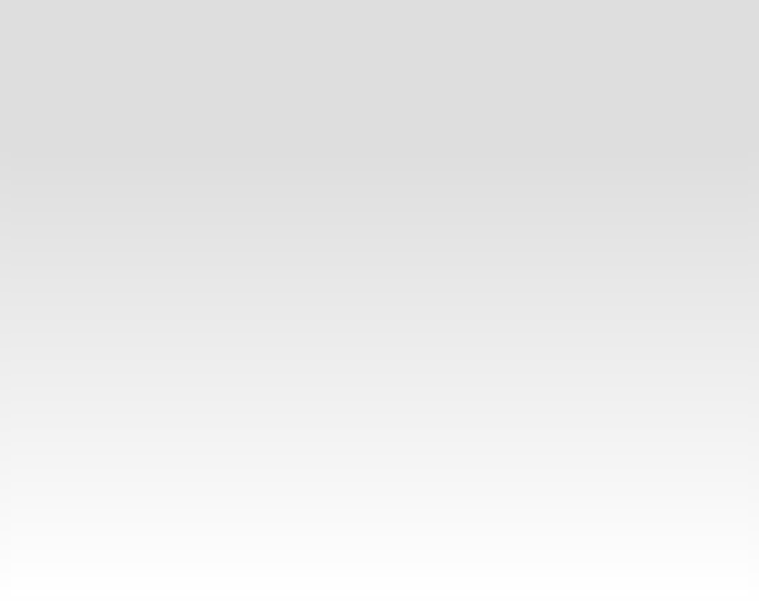
<?xml version="1.0" encoding="UTF-8"?>
<ui version="4.0">
 <class>StartWindow</class>
 <widget class="QDialog" name="StartWindow">
  <property name="geometry">
   <rect>
    <x>0</x>
    <y>0</y>
    <width>759</width>
    <height>607</height>
   </rect>
  </property>
  <property name="palette">
   <palette>
    <active>
     <colorrole role="Button">
      <brush brushstyle="LinearGradientPattern">
       <gradient startx="1.000000000000000" starty="0.238636000000000" endx="1.000000000000000" endy="1.000000000000000" type="LinearGradient" spread="PadSpread" coordinatemode="ObjectBoundingMode">
        <gradientstop position="0.000000000000000">
         <color alpha="255">
          <red>255</red>
          <green>255</green>
          <blue>255</blue>
         </color>
        </gradientstop>
        <gradientstop position="1.000000000000000">
         <color alpha="255">
          <red>255</red>
          <green>255</green>
          <blue>255</blue>
         </color>
        </gradientstop>
       </gradient>
      </brush>
     </colorrole>
     <colorrole role="Base">
      <brush brushstyle="LinearGradientPattern">
       <gradient startx="1.000000000000000" starty="0.238636000000000" endx="1.000000000000000" endy="1.000000000000000" type="LinearGradient" spread="PadSpread" coordinatemode="ObjectBoundingMode">
        <gradientstop position="0.000000000000000">
         <color alpha="255">
          <red>255</red>
          <green>255</green>
          <blue>255</blue>
         </color>
        </gradientstop>
        <gradientstop position="1.000000000000000">
         <color alpha="255">
          <red>255</red>
          <green>255</green>
          <blue>255</blue>
         </color>
        </gradientstop>
       </gradient>
      </brush>
     </colorrole>
     <colorrole role="Window">
      <brush brushstyle="LinearGradientPattern">
       <gradient startx="1.000000000000000" starty="0.238636000000000" endx="1.000000000000000" endy="1.000000000000000" type="LinearGradient" spread="PadSpread" coordinatemode="ObjectBoundingMode">
        <gradientstop position="0.000000000000000">
         <color alpha="255">
          <red>255</red>
          <green>255</green>
          <blue>255</blue>
         </color>
        </gradientstop>
        <gradientstop position="1.000000000000000">
         <color alpha="255">
          <red>255</red>
          <green>255</green>
          <blue>255</blue>
         </color>
        </gradientstop>
       </gradient>
      </brush>
     </colorrole>
    </active>
    <inactive>
     <colorrole role="Button">
      <brush brushstyle="LinearGradientPattern">
       <gradient startx="1.000000000000000" starty="0.238636000000000" endx="1.000000000000000" endy="1.000000000000000" type="LinearGradient" spread="PadSpread" coordinatemode="ObjectBoundingMode">
        <gradientstop position="0.000000000000000">
         <color alpha="255">
          <red>255</red>
          <green>255</green>
          <blue>255</blue>
         </color>
        </gradientstop>
        <gradientstop position="1.000000000000000">
         <color alpha="255">
          <red>255</red>
          <green>255</green>
          <blue>255</blue>
         </color>
        </gradientstop>
       </gradient>
      </brush>
     </colorrole>
     <colorrole role="Base">
      <brush brushstyle="LinearGradientPattern">
       <gradient startx="1.000000000000000" starty="0.238636000000000" endx="1.000000000000000" endy="1.000000000000000" type="LinearGradient" spread="PadSpread" coordinatemode="ObjectBoundingMode">
        <gradientstop position="0.000000000000000">
         <color alpha="255">
          <red>255</red>
          <green>255</green>
          <blue>255</blue>
         </color>
        </gradientstop>
        <gradientstop position="1.000000000000000">
         <color alpha="255">
          <red>255</red>
          <green>255</green>
          <blue>255</blue>
         </color>
        </gradientstop>
       </gradient>
      </brush>
     </colorrole>
     <colorrole role="Window">
      <brush brushstyle="LinearGradientPattern">
       <gradient startx="1.000000000000000" starty="0.238636000000000" endx="1.000000000000000" endy="1.000000000000000" type="LinearGradient" spread="PadSpread" coordinatemode="ObjectBoundingMode">
        <gradientstop position="0.000000000000000">
         <color alpha="255">
          <red>255</red>
          <green>255</green>
          <blue>255</blue>
         </color>
        </gradientstop>
        <gradientstop position="1.000000000000000">
         <color alpha="255">
          <red>255</red>
          <green>255</green>
          <blue>255</blue>
         </color>
        </gradientstop>
       </gradient>
      </brush>
     </colorrole>
    </inactive>
    <disabled>
     <colorrole role="Button">
      <brush brushstyle="LinearGradientPattern">
       <gradient startx="1.000000000000000" starty="0.238636000000000" endx="1.000000000000000" endy="1.000000000000000" type="LinearGradient" spread="PadSpread" coordinatemode="ObjectBoundingMode">
        <gradientstop position="0.000000000000000">
         <color alpha="255">
          <red>255</red>
          <green>255</green>
          <blue>255</blue>
         </color>
        </gradientstop>
        <gradientstop position="1.000000000000000">
         <color alpha="255">
          <red>255</red>
          <green>255</green>
          <blue>255</blue>
         </color>
        </gradientstop>
       </gradient>
      </brush>
     </colorrole>
     <colorrole role="Base">
      <brush brushstyle="LinearGradientPattern">
       <gradient startx="1.000000000000000" starty="0.238636000000000" endx="1.000000000000000" endy="1.000000000000000" type="LinearGradient" spread="PadSpread" coordinatemode="ObjectBoundingMode">
        <gradientstop position="0.000000000000000">
         <color alpha="255">
          <red>255</red>
          <green>255</green>
          <blue>255</blue>
         </color>
        </gradientstop>
        <gradientstop position="1.000000000000000">
         <color alpha="255">
          <red>255</red>
          <green>255</green>
          <blue>255</blue>
         </color>
        </gradientstop>
       </gradient>
      </brush>
     </colorrole>
     <colorrole role="Window">
      <brush brushstyle="LinearGradientPattern">
       <gradient startx="1.000000000000000" starty="0.238636000000000" endx="1.000000000000000" endy="1.000000000000000" type="LinearGradient" spread="PadSpread" coordinatemode="ObjectBoundingMode">
        <gradientstop position="0.000000000000000">
         <color alpha="255">
          <red>255</red>
          <green>255</green>
          <blue>255</blue>
         </color>
        </gradientstop>
        <gradientstop position="1.000000000000000">
         <color alpha="255">
          <red>255</red>
          <green>255</green>
          <blue>255</blue>
         </color>
        </gradientstop>
       </gradient>
      </brush>
     </colorrole>
    </disabled>
   </palette>
  </property>
  <property name="windowTitle">
   <string>Dialog</string>
  </property>
  <property name="styleSheet">
   <string notr="true">background-color: qlineargradient(spread:pad, x1:1, y1:0.238636, x2:1, y2:1, stop:0 rgba(222, 222, 222, 255), stop:1 rgba(255, 255, 255, 255));</string>
  </property>
  <layout class="QHBoxLayout" name="horizontalLayout">
   <item>
    <widget class="QStackedWidget" name="stackedWidget">
     <property name="palette">
      <palette>
       <active>
        <colorrole role="Button">
         <brush brushstyle="SolidPattern">
          <color alpha="255">
           <red>240</red>
           <green>240</green>
           <blue>240</blue>
          </color>
         </brush>
        </colorrole>
        <colorrole role="Base">
         <brush brushstyle="SolidPattern">
          <color alpha="255">
           <red>240</red>
           <green>240</green>
           <blue>240</blue>
          </color>
         </brush>
        </colorrole>
        <colorrole role="Window">
         <brush brushstyle="SolidPattern">
          <color alpha="255">
           <red>239</red>
           <green>239</green>
           <blue>239</blue>
          </color>
         </brush>
        </colorrole>
       </active>
       <inactive>
        <colorrole role="Button">
         <brush brushstyle="SolidPattern">
          <color alpha="255">
           <red>240</red>
           <green>240</green>
           <blue>240</blue>
          </color>
         </brush>
        </colorrole>
        <colorrole role="Base">
         <brush brushstyle="SolidPattern">
          <color alpha="255">
           <red>240</red>
           <green>240</green>
           <blue>240</blue>
          </color>
         </brush>
        </colorrole>
        <colorrole role="Window">
         <brush brushstyle="SolidPattern">
          <color alpha="255">
           <red>239</red>
           <green>239</green>
           <blue>239</blue>
          </color>
         </brush>
        </colorrole>
       </inactive>
       <disabled>
        <colorrole role="Button">
         <brush brushstyle="SolidPattern">
          <color alpha="255">
           <red>240</red>
           <green>240</green>
           <blue>240</blue>
          </color>
         </brush>
        </colorrole>
        <colorrole role="Base">
         <brush brushstyle="SolidPattern">
          <color alpha="255">
           <red>239</red>
           <green>239</green>
           <blue>239</blue>
          </color>
         </brush>
        </colorrole>
        <colorrole role="Window">
         <brush brushstyle="SolidPattern">
          <color alpha="255">
           <red>239</red>
           <green>239</green>
           <blue>239</blue>
          </color>
         </brush>
        </colorrole>
       </disabled>
      </palette>
     </property>
     <property name="toolTipDuration">
      <number>0</number>
     </property>
     <property name="styleSheet">
      <string notr="true">background-color: qlineargradient(spread:pad, x1:1, y1:0.238636, x2:1, y2:1, stop:0 rgba(222, 222, 222, 255), stop:1 rgba(255, 255, 255, 255));</string>
     </property>
     <property name="currentIndex">
      <number>1</number>
     </property>
     <widget class="LoginWidget" name="PageLogin">
      <property name="palette">
       <palette>
        <active>
         <colorrole role="Button">
          <brush brushstyle="LinearGradientPattern">
           <gradient startx="1.000000000000000" starty="0.238636000000000" endx="1.000000000000000" endy="1.000000000000000" type="LinearGradient" spread="PadSpread" coordinatemode="ObjectBoundingMode">
            <gradientstop position="0.000000000000000">
             <color alpha="255">
              <red>49</red>
              <green>116</green>
              <blue>96</blue>
             </color>
            </gradientstop>
            <gradientstop position="1.000000000000000">
             <color alpha="255">
              <red>255</red>
              <green>255</green>
              <blue>255</blue>
             </color>
            </gradientstop>
           </gradient>
          </brush>
         </colorrole>
         <colorrole role="Base">
          <brush brushstyle="LinearGradientPattern">
           <gradient startx="1.000000000000000" starty="0.238636000000000" endx="1.000000000000000" endy="1.000000000000000" type="LinearGradient" spread="PadSpread" coordinatemode="ObjectBoundingMode">
            <gradientstop position="0.000000000000000">
             <color alpha="255">
              <red>49</red>
              <green>116</green>
              <blue>96</blue>
             </color>
            </gradientstop>
            <gradientstop position="1.000000000000000">
             <color alpha="255">
              <red>255</red>
              <green>255</green>
              <blue>255</blue>
             </color>
            </gradientstop>
           </gradient>
          </brush>
         </colorrole>
         <colorrole role="Window">
          <brush brushstyle="LinearGradientPattern">
           <gradient startx="1.000000000000000" starty="0.238636000000000" endx="1.000000000000000" endy="1.000000000000000" type="LinearGradient" spread="PadSpread" coordinatemode="ObjectBoundingMode">
            <gradientstop position="0.000000000000000">
             <color alpha="255">
              <red>49</red>
              <green>116</green>
              <blue>96</blue>
             </color>
            </gradientstop>
            <gradientstop position="1.000000000000000">
             <color alpha="255">
              <red>255</red>
              <green>255</green>
              <blue>255</blue>
             </color>
            </gradientstop>
           </gradient>
          </brush>
         </colorrole>
        </active>
        <inactive>
         <colorrole role="Button">
          <brush brushstyle="LinearGradientPattern">
           <gradient startx="1.000000000000000" starty="0.238636000000000" endx="1.000000000000000" endy="1.000000000000000" type="LinearGradient" spread="PadSpread" coordinatemode="ObjectBoundingMode">
            <gradientstop position="0.000000000000000">
             <color alpha="255">
              <red>49</red>
              <green>116</green>
              <blue>96</blue>
             </color>
            </gradientstop>
            <gradientstop position="1.000000000000000">
             <color alpha="255">
              <red>255</red>
              <green>255</green>
              <blue>255</blue>
             </color>
            </gradientstop>
           </gradient>
          </brush>
         </colorrole>
         <colorrole role="Base">
          <brush brushstyle="LinearGradientPattern">
           <gradient startx="1.000000000000000" starty="0.238636000000000" endx="1.000000000000000" endy="1.000000000000000" type="LinearGradient" spread="PadSpread" coordinatemode="ObjectBoundingMode">
            <gradientstop position="0.000000000000000">
             <color alpha="255">
              <red>49</red>
              <green>116</green>
              <blue>96</blue>
             </color>
            </gradientstop>
            <gradientstop position="1.000000000000000">
             <color alpha="255">
              <red>255</red>
              <green>255</green>
              <blue>255</blue>
             </color>
            </gradientstop>
           </gradient>
          </brush>
         </colorrole>
         <colorrole role="Window">
          <brush brushstyle="LinearGradientPattern">
           <gradient startx="1.000000000000000" starty="0.238636000000000" endx="1.000000000000000" endy="1.000000000000000" type="LinearGradient" spread="PadSpread" coordinatemode="ObjectBoundingMode">
            <gradientstop position="0.000000000000000">
             <color alpha="255">
              <red>49</red>
              <green>116</green>
              <blue>96</blue>
             </color>
            </gradientstop>
            <gradientstop position="1.000000000000000">
             <color alpha="255">
              <red>255</red>
              <green>255</green>
              <blue>255</blue>
             </color>
            </gradientstop>
           </gradient>
          </brush>
         </colorrole>
        </inactive>
        <disabled>
         <colorrole role="Button">
          <brush brushstyle="LinearGradientPattern">
           <gradient startx="1.000000000000000" starty="0.238636000000000" endx="1.000000000000000" endy="1.000000000000000" type="LinearGradient" spread="PadSpread" coordinatemode="ObjectBoundingMode">
            <gradientstop position="0.000000000000000">
             <color alpha="255">
              <red>49</red>
              <green>116</green>
              <blue>96</blue>
             </color>
            </gradientstop>
            <gradientstop position="1.000000000000000">
             <color alpha="255">
              <red>255</red>
              <green>255</green>
              <blue>255</blue>
             </color>
            </gradientstop>
           </gradient>
          </brush>
         </colorrole>
         <colorrole role="Base">
          <brush brushstyle="LinearGradientPattern">
           <gradient startx="1.000000000000000" starty="0.238636000000000" endx="1.000000000000000" endy="1.000000000000000" type="LinearGradient" spread="PadSpread" coordinatemode="ObjectBoundingMode">
            <gradientstop position="0.000000000000000">
             <color alpha="255">
              <red>49</red>
              <green>116</green>
              <blue>96</blue>
             </color>
            </gradientstop>
            <gradientstop position="1.000000000000000">
             <color alpha="255">
              <red>255</red>
              <green>255</green>
              <blue>255</blue>
             </color>
            </gradientstop>
           </gradient>
          </brush>
         </colorrole>
         <colorrole role="Window">
          <brush brushstyle="LinearGradientPattern">
           <gradient startx="1.000000000000000" starty="0.238636000000000" endx="1.000000000000000" endy="1.000000000000000" type="LinearGradient" spread="PadSpread" coordinatemode="ObjectBoundingMode">
            <gradientstop position="0.000000000000000">
             <color alpha="255">
              <red>49</red>
              <green>116</green>
              <blue>96</blue>
             </color>
            </gradientstop>
            <gradientstop position="1.000000000000000">
             <color alpha="255">
              <red>255</red>
              <green>255</green>
              <blue>255</blue>
             </color>
            </gradientstop>
           </gradient>
          </brush>
         </colorrole>
        </disabled>
       </palette>
      </property>
     </widget>
     <widget class="RegisterForm" name="PageRegister">
      <property name="palette">
       <palette>
        <active>
         <colorrole role="Button">
          <brush brushstyle="LinearGradientPattern">
           <gradient startx="1.000000000000000" starty="0.238636000000000" endx="1.000000000000000" endy="1.000000000000000" type="LinearGradient" spread="PadSpread" coordinatemode="ObjectBoundingMode">
            <gradientstop position="0.000000000000000">
             <color alpha="255">
              <red>49</red>
              <green>116</green>
              <blue>96</blue>
             </color>
            </gradientstop>
            <gradientstop position="1.000000000000000">
             <color alpha="255">
              <red>255</red>
              <green>255</green>
              <blue>255</blue>
             </color>
            </gradientstop>
           </gradient>
          </brush>
         </colorrole>
         <colorrole role="Base">
          <brush brushstyle="LinearGradientPattern">
           <gradient startx="1.000000000000000" starty="0.238636000000000" endx="1.000000000000000" endy="1.000000000000000" type="LinearGradient" spread="PadSpread" coordinatemode="ObjectBoundingMode">
            <gradientstop position="0.000000000000000">
             <color alpha="255">
              <red>49</red>
              <green>116</green>
              <blue>96</blue>
             </color>
            </gradientstop>
            <gradientstop position="1.000000000000000">
             <color alpha="255">
              <red>255</red>
              <green>255</green>
              <blue>255</blue>
             </color>
            </gradientstop>
           </gradient>
          </brush>
         </colorrole>
         <colorrole role="Window">
          <brush brushstyle="LinearGradientPattern">
           <gradient startx="1.000000000000000" starty="0.238636000000000" endx="1.000000000000000" endy="1.000000000000000" type="LinearGradient" spread="PadSpread" coordinatemode="ObjectBoundingMode">
            <gradientstop position="0.000000000000000">
             <color alpha="255">
              <red>49</red>
              <green>116</green>
              <blue>96</blue>
             </color>
            </gradientstop>
            <gradientstop position="1.000000000000000">
             <color alpha="255">
              <red>255</red>
              <green>255</green>
              <blue>255</blue>
             </color>
            </gradientstop>
           </gradient>
          </brush>
         </colorrole>
        </active>
        <inactive>
         <colorrole role="Button">
          <brush brushstyle="LinearGradientPattern">
           <gradient startx="1.000000000000000" starty="0.238636000000000" endx="1.000000000000000" endy="1.000000000000000" type="LinearGradient" spread="PadSpread" coordinatemode="ObjectBoundingMode">
            <gradientstop position="0.000000000000000">
             <color alpha="255">
              <red>49</red>
              <green>116</green>
              <blue>96</blue>
             </color>
            </gradientstop>
            <gradientstop position="1.000000000000000">
             <color alpha="255">
              <red>255</red>
              <green>255</green>
              <blue>255</blue>
             </color>
            </gradientstop>
           </gradient>
          </brush>
         </colorrole>
         <colorrole role="Base">
          <brush brushstyle="LinearGradientPattern">
           <gradient startx="1.000000000000000" starty="0.238636000000000" endx="1.000000000000000" endy="1.000000000000000" type="LinearGradient" spread="PadSpread" coordinatemode="ObjectBoundingMode">
            <gradientstop position="0.000000000000000">
             <color alpha="255">
              <red>49</red>
              <green>116</green>
              <blue>96</blue>
             </color>
            </gradientstop>
            <gradientstop position="1.000000000000000">
             <color alpha="255">
              <red>255</red>
              <green>255</green>
              <blue>255</blue>
             </color>
            </gradientstop>
           </gradient>
          </brush>
         </colorrole>
         <colorrole role="Window">
          <brush brushstyle="LinearGradientPattern">
           <gradient startx="1.000000000000000" starty="0.238636000000000" endx="1.000000000000000" endy="1.000000000000000" type="LinearGradient" spread="PadSpread" coordinatemode="ObjectBoundingMode">
            <gradientstop position="0.000000000000000">
             <color alpha="255">
              <red>49</red>
              <green>116</green>
              <blue>96</blue>
             </color>
            </gradientstop>
            <gradientstop position="1.000000000000000">
             <color alpha="255">
              <red>255</red>
              <green>255</green>
              <blue>255</blue>
             </color>
            </gradientstop>
           </gradient>
          </brush>
         </colorrole>
        </inactive>
        <disabled>
         <colorrole role="Button">
          <brush brushstyle="LinearGradientPattern">
           <gradient startx="1.000000000000000" starty="0.238636000000000" endx="1.000000000000000" endy="1.000000000000000" type="LinearGradient" spread="PadSpread" coordinatemode="ObjectBoundingMode">
            <gradientstop position="0.000000000000000">
             <color alpha="255">
              <red>49</red>
              <green>116</green>
              <blue>96</blue>
             </color>
            </gradientstop>
            <gradientstop position="1.000000000000000">
             <color alpha="255">
              <red>255</red>
              <green>255</green>
              <blue>255</blue>
             </color>
            </gradientstop>
           </gradient>
          </brush>
         </colorrole>
         <colorrole role="Base">
          <brush brushstyle="LinearGradientPattern">
           <gradient startx="1.000000000000000" starty="0.238636000000000" endx="1.000000000000000" endy="1.000000000000000" type="LinearGradient" spread="PadSpread" coordinatemode="ObjectBoundingMode">
            <gradientstop position="0.000000000000000">
             <color alpha="255">
              <red>49</red>
              <green>116</green>
              <blue>96</blue>
             </color>
            </gradientstop>
            <gradientstop position="1.000000000000000">
             <color alpha="255">
              <red>255</red>
              <green>255</green>
              <blue>255</blue>
             </color>
            </gradientstop>
           </gradient>
          </brush>
         </colorrole>
         <colorrole role="Window">
          <brush brushstyle="LinearGradientPattern">
           <gradient startx="1.000000000000000" starty="0.238636000000000" endx="1.000000000000000" endy="1.000000000000000" type="LinearGradient" spread="PadSpread" coordinatemode="ObjectBoundingMode">
            <gradientstop position="0.000000000000000">
             <color alpha="255">
              <red>49</red>
              <green>116</green>
              <blue>96</blue>
             </color>
            </gradientstop>
            <gradientstop position="1.000000000000000">
             <color alpha="255">
              <red>255</red>
              <green>255</green>
              <blue>255</blue>
             </color>
            </gradientstop>
           </gradient>
          </brush>
         </colorrole>
        </disabled>
       </palette>
      </property>
     </widget>
    </widget>
   </item>
  </layout>
 </widget>
 <customwidgets>
  <customwidget>
   <class>LoginWidget</class>
   <extends>QWidget</extends>
   <header>source/loginwidget.h</header>
   <container>1</container>
  </customwidget>
  <customwidget>
   <class>RegisterForm</class>
   <extends>QWidget</extends>
   <header>source/registerform.h</header>
   <container>1</container>
  </customwidget>
 </customwidgets>
 <resources/>
 <connections/>
</ui>
